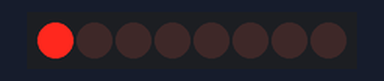
Bench run of a sketch on a simulated Arduino Uno, built with avr-gcc and run on an emulated ATmega328P. Shown: 8 port-expander outputs drawn as a row of LEDs (first output left, lit = HIGH). Wiring (inferred from the names in the program): PCF8574 port expander at I2C address 0x20. Wiring (inferred from the signals the program sends): row of LEDs: on Q0, Q1, Q2, Q3, Q4, Q5, Q6, Q7. What the sketch prints to the serial monitor is not drawn.

Above: at 4.12 s.
Timing chart, 0 to 7.0 s (numbered marks = the images above):
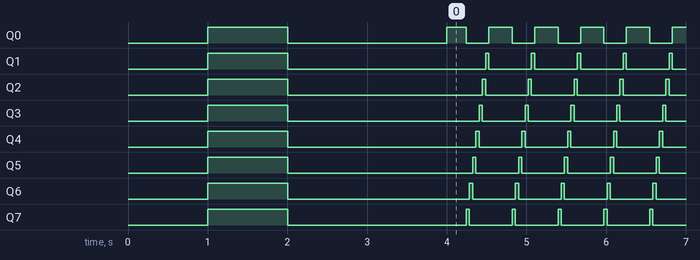

The sketch:

wenzel_BarGraph.ino
```cpp
/****************************************************************
*
* PCF or PCA8574A I²C-Bus-Expander als Ausgabeport
*
****************************************************************/

#include <Wire.h>

#define I2C_ADDR    0x20 // I2C-Addresse
/* Die Adresse kann mit Hilfe der DIP-Switches A0-A2 zwischen
*  20 und 27 angepasst werden. Der I2C Adress-Scanner der Wire.h
*  Bibliothek stellt neben dieser Adresse auch immer noch 0x7C
*  als I2C Adresse fest. Keine Ahnung, was das bedeutet.
*  Mit dem LCD-Display muss dann ein Konflikt vermieden werden.
*/

void setup() {
  Serial.begin(115200);
    while (!Serial);
    Wire.begin(I2C_ADDR);
    Serial.println("Testprogramm PCA8574A");
    Serial.println("I2C LED-BAR");
    Serial.println("=====================");
    Serial.println("Lauflicht");
    Serial.println();
    delay(1000);
   //Serial.println("Pins Low schalten");
    Wire.beginTransmission(I2C_ADDR);
    Wire.write(I2C_ADDR & 0xFE);   // Alle Ports als Ausgang
    Wire.write(0x00);              // Alle LED's EIN
    Wire.endTransmission(true);
    delay (1000);
  //Serial.println("Pins High schalten");
    Wire.endTransmission(true);
    Wire.beginTransmission(I2C_ADDR);
    Wire.write(I2C_ADDR & 0xFE);   // Alle Ports als Ausgang
    Wire.write(0xFF);              // Alle LED AUS
    Wire.endTransmission(true);
    delay(2000);
}

void loop() {
  //delay(200)
  //Serial.print("Pins HIGH schalten: Adresse: ");
  //Serial.println(I2C_ADDR);
  //Wire.beginTransmission(I2C_ADDR);
  //Wire.write(I2C_ADDR & 0xFE);   // Alle Ports als Ausgang
  //Wire.write(0x00);              // Alle LED EIN
  //Wire.endTransmission(true);

  //delay(1000);

  //Serial.println("Pins 1, 3, 5, 7 HIGH schalten");
  //Wire.beginTransmission(I2C_ADDR);
  //Wire.write(I2C_ADDR & 0xFE);   // Alle Ports als Ausgang
  //Wire.write(0x55);              // jedes 2.Pin HIGH
  //Wire.endTransmission(true);

  //delay(200);

  //Serial.println("Pins 2, 4, 6, 8 HIGH schalten");
  //Wire.beginTransmission(I2C_ADDR);
  //Wire.write(I2C_ADDR & 0xFE);   // Alle Ports als Ausgang
  //Wire.write(0xAA);              // jedes 2.Pin HIGH
  //Wire.endTransmission(true);

  //delay(200);

  //Serial.println("Pins LOW schalten");
  //Wire.beginTransmission(I2C_ADDR);
  //Wire.write(I2C_ADDR & 0xFE);   // Alle Ports als Ausgang
  //Wire.write(0xFF);              // Alle LED AUS
  //Wire.endTransmission(true);
  //Serial.println();
  //delay(1000);
  for (int i = 0; i < 8; i++){
    Wire.beginTransmission(I2C_ADDR);
    Wire.write(I2C_ADDR & 0xFE);   // Alle Ports als Ausgang
    Wire.write(~(0x01 << i)); // Setze Schleifenzähler
    Wire.endTransmission(true);
    //Serial.println(~(0x01 << i), BIN); // Ausgabe des Bitmusters zur Überprüfung
    delay(30);
  }
    for (int i = 7; i >=0 ; i--){
    Wire.beginTransmission(I2C_ADDR);
    Wire.write(I2C_ADDR & 0xFE);   // Alle Ports als Ausgang
    Wire.write(~(0x01 << i)); // Setze Schleifenzähler
    Wire.endTransmission(true);
    //Serial.println(~(0x80 >> i), BIN); // Ausgabe des Bitmusters zur Überprüfung
    delay(40);
  }

  delay(10);
}
```

Measured:
- by itself, Q0: repeats every 0.53 s: HIGH 0.24 s, LOW 0.28 s
- by itself, Q1–7: repeats every 0.58 s: HIGH 0.04 s, LOW 0.54 s
- by itself, everything shown: repeats every 0.58 s, in 8 steps
